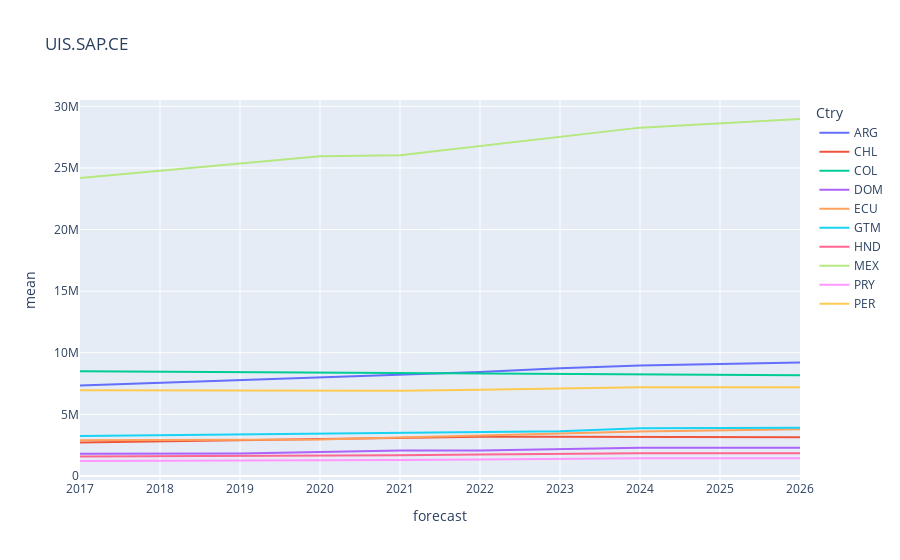

Notebook code cell kept with this figure:
### Markdown cell above
##### UIS.SAP.CE

### Code cell
#Find top 10 countries
ind_label = 'UIS.SAP.CE'
ma_ind = data_indicators_t['Ind'] == ind_label
ma_fcst = data_indicators_t['forecast'] == 2026
data_plot = data_indicators_t[ma_ind & ma_fcst]
data_plot = data_plot.sort_values('mean', ascending=False).head(10)

list_ctry = data_plot['Ctry']

#Top 10 historical data
ma_ctry = data_indicators_t['Ctry'].isin(list_ctry)
data_plot_filt_ctry_sapce = data_indicators_t[ma_ind & ma_ctry]

#Remove nan
ma_mean_na = data_plot_filt_ctry_sapce['mean'].isna()
data_plot_filt_ctry_sapce = data_plot_filt_ctry_sapce[~ma_mean_na]

#Plot top 10 Ctry
px.line(data_plot_filt_ctry_sapce, x = 'forecast', y = 'mean', color = 'Ctry', title=ind_label)

### Figure 1 — Plotly figure (JSON) as saved in the notebook; plotly's stock layout.template omitted (floating-point values rounded to 4 significant figures)
{"data": [{"hovertemplate": "Ctry=ARG<br>forecast=%{x}<br>mean=%{y}<extra></extra>", "legendgroup": "ARG", "line": {"color": "#636efa", "dash": "solid"}, "marker": {"symbol": "circle"}, "mode": "lines", "name": "ARG", "orientation": "v", "showlegend": true, "type": "scatter", "x": [2017, 2018, 2019, 2020, 2021, 2022, 2023, 2024, 2026], "xaxis": "x", "y": [7329775, 7553000.0, 7775000.0, 7995000.0, 8216000.0, 8439000.0, 8737000.0, 8967000.0, 9206531], "yaxis": "y"}, {"hovertemplate": "Ctry=CHL<br>forecast=%{x}<br>mean=%{y}<extra></extra>", "legendgroup": "CHL", "line": {"color": "#EF553B", "dash": "solid"}, "marker": {"symbol": "circle"}, "mode": "lines", "name": "CHL", "orientation": "v", "showlegend": true, "type": "scatter", "x": [2017, 2018, 2019, 2020, 2021, 2022, 2023, 2024, 2026], "xaxis": "x", "y": [2718000.0, 2814000.0, 2906000.0, 2996000.0, 3084000.0, 3171000.0, 3171000.0, 3170000.0, 3144000.0], "yaxis": "y"}, {"hovertemplate": "Ctry=COL<br>forecast=%{x}<br>mean=%{y}<extra></extra>", "legendgroup": "COL", "line": {"color": "#00cc96", "dash": "solid"}, "marker": {"symbol": "circle"}, "mode": "lines", "name": "COL", "orientation": "v", "showlegend": true, "type": "scatter", "x": [2017, 2018, 2019, 2020, 2021, 2022, 2023, 2024, 2026], "xaxis": "x", "y": [8495000.0, 8463685, 8427000.0, 8387000.0, 8345000.0, 8301566, 8258000.0, 8215000.0, 8164000.0], "yaxis": "y"}, {"hovertemplate": "Ctry=DOM<br>forecast=%{x}<br>mean=%{y}<extra></extra>", "legendgroup": "DOM", "line": {"color": "#ab63fa", "dash": "solid"}, "marker": {"symbol": "circle"}, "mode": "lines", "name": "DOM", "orientation": "v", "showlegend": true, "type": "scatter", "x": [2017, 2018, 2019, 2020, 2021, 2022, 2023, 2024, 2026], "xaxis": "x", "y": [1797709, 1805000.0, 1811000.0, 1938000.0, 2066000.0, 2071000.0, 2198000.0, 2282000.0, 2289000.0], "yaxis": "y"}, {"hovertemplate": "Ctry=ECU<br>forecast=%{x}<br>mean=%{y}<extra></extra>", "legendgroup": "ECU", "line": {"color": "#FFA15A", "dash": "solid"}, "marker": {"symbol": "circle"}, "mode": "lines", "name": "ECU", "orientation": "v", "showlegend": true, "type": "scatter", "x": [2017, 2018, 2019, 2020, 2021, 2022, 2023, 2024, 2026], "xaxis": "x", "y": [2895871, 2918000.0, 2937000.0, 2954000.0, 3119000.0, 3282497, 3446000.0, 3610000.0, 3777000.0], "yaxis": "y"}, {"hovertemplate": "Ctry=GTM<br>forecast=%{x}<br>mean=%{y}<extra></extra>", "legendgroup": "GTM", "line": {"color": "#19d3f3", "dash": "solid"}, "marker": {"symbol": "circle"}, "mode": "lines", "name": "GTM", "orientation": "v", "showlegend": true, "type": "scatter", "x": [2017, 2018, 2019, 2020, 2021, 2022, 2023, 2024, 2026], "xaxis": "x", "y": [3244000.0, 3309000.0, 3379000.0, 3443000.0, 3506000.0, 3565000.0, 3620466, 3863000.0, 3910000.0], "yaxis": "y"}, {"hovertemplate": "Ctry=HND<br>forecast=%{x}<br>mean=%{y}<extra></extra>", "legendgroup": "HND", "line": {"color": "#FF6692", "dash": "solid"}, "marker": {"symbol": "circle"}, "mode": "lines", "name": "HND", "orientation": "v", "showlegend": true, "type": "scatter", "x": [2017, 2018, 2019, 2020, 2021, 2022, 2023, 2024, 2026], "xaxis": "x", "y": [1564945, 1584000.0, 1599408, 1612000.0, 1675027, 1735000.0, 1791000.0, 1843000.0, 1838000.0], "yaxis": "y"}, {"hovertemplate": "Ctry=MEX<br>forecast=%{x}<br>mean=%{y}<extra></extra>", "legendgroup": "MEX", "line": {"color": "#B6E880", "dash": "solid"}, "marker": {"symbol": "circle"}, "mode": "lines", "name": "MEX", "orientation": "v", "showlegend": true, "type": "scatter", "x": [2017, 2018, 2019, 2020, 2021, 2022, 2023, 2024, 2026], "xaxis": "x", "y": [24177209, 24780000.0, 25370556, 25950000.0, 26020000.0, 26790000.0, 27540000.0, 28270000.0, 28970000.0], "yaxis": "y"}, {"hovertemplate": "Ctry=PRY<br>forecast=%{x}<br>mean=%{y}<extra></extra>", "legendgroup": "PRY", "line": {"color": "#FF97FF", "dash": "solid"}, "marker": {"symbol": "circle"}, "mode": "lines", "name": "PRY", "orientation": "v", "showlegend": true, "type": "scatter", "x": [2017, 2018, 2019, 2020, 2021, 2022, 2023, 2024, 2026], "xaxis": "x", "y": [1209000.0, 1217029, 1223000.0, 1227000.0, 1282806, 1337000.0, 1389301, 1441000.0, 1436000.0], "yaxis": "y"}, {"hovertemplate": "Ctry=PER<br>forecast=%{x}<br>mean=%{y}<extra></extra>", "legendgroup": "PER", "line": {"color": "#FECB52", "dash": "solid"}, "marker": {"symbol": "circle"}, "mode": "lines", "name": "PER", "orientation": "v", "showlegend": true, "type": "scatter", "x": [2017, 2018, 2019, 2020, 2021, 2022, 2023, 2024, 2026], "xaxis": "x", "y": [6955000.0, 6952000.0, 6941262, 6924000.0, 6904025, 7001000.0, 7099819, 7203000.0, 7196000.0], "yaxis": "y"}], "layout": {"legend": {"title": {"text": "Ctry"}, "tracegroupgap": 0}, "title": {"text": "UIS.SAP.CE"}, "xaxis": {"anchor": "y", "domain": [0, 1], "title": {"text": "forecast"}}, "yaxis": {"anchor": "x", "domain": [0, 1], "title": {"text": "mean"}}}}
